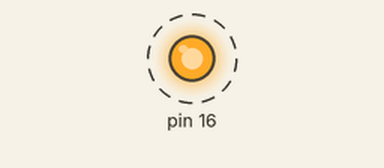
This program was run on a simulated Raspberry Pi (header pin numbers). On the bench: output pins drawn as LEDs (lit = HIGH). Dashed ring = blinking.

Above: at 0.2 s.
Timing chart, 0 to 3.0 s (numbered marks = the images above):
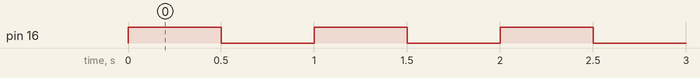

Measured:
- by itself, pin 16: alternates HIGH for 0.50 s and LOW for 0.50 s

The program:

testGPIO.py
```python
import RPi.GPIO as GPIO
import time
GPIO.setmode(GPIO.BOARD)
GPIO.setup(16, GPIO.OUT)
GPIO.setwarnings(False)
while True :

    #GPIO.setup(8, GPIO.OUT)
    GPIO.output(16, GPIO.HIGH)
    time.sleep(0.5)
    #GPIO.output(8, GPIO.LOW)
    GPIO.output(16, GPIO.LOW)
    time.sleep(0.5)
```
